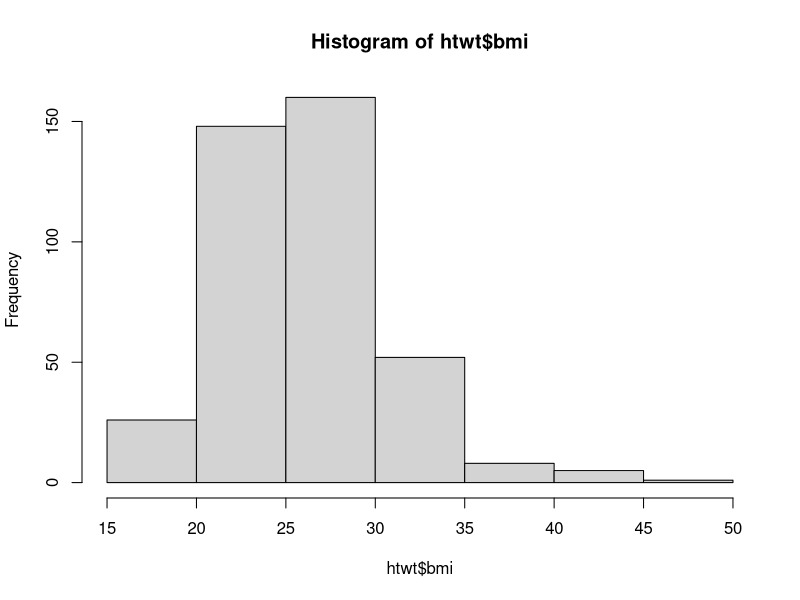
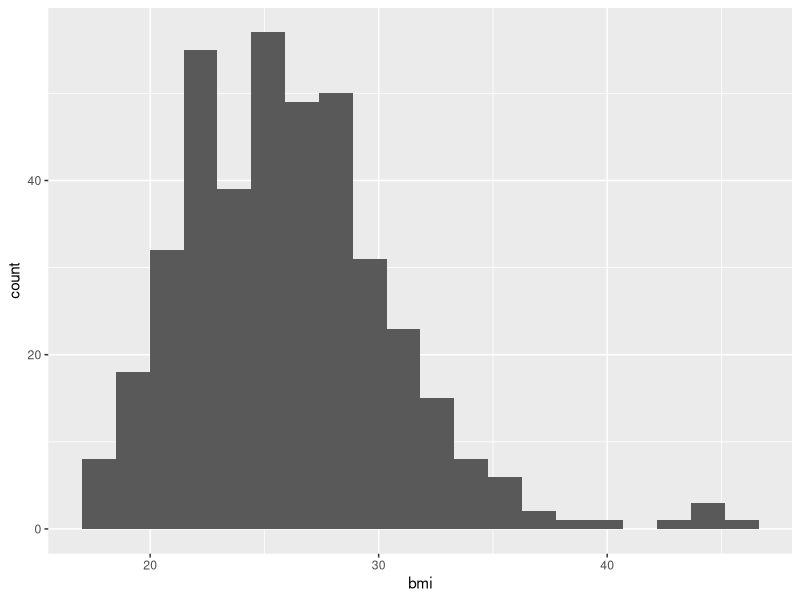

Here is the R script that generated these plots, in order: (Note: this script raises an error after producing the figures.)
## ---- chunk 1
knitr::opts_chunk$set(echo = TRUE)
## ---- chunk 2
pimax <- read.csv('pimax.csv')
## ---- chunk 3
str(pimax)
## ---- chunk 4
summary(pimax)
## ---- chunk 5
median(pimax$pimax)
## ---- chunk 6
with(pimax, median(pimax))
## ---- chunk 7
quantile(pimax$pimax, c(.25, .75))
## ---- chunk 8
mean(pimax$pimax)
## ---- chunk 9
transform(pimax, cummean = cumsum(pimax) / seq_along(pimax))
## ---- chunk 10
with(pimax, cumsum(pimax) / seq_along(pimax))
## ---- chunk 11
sd(pimax$pimax)
## ---- chunk 12
with(pimax,
  sqrt( sum((pimax - mean(pimax))^2) / length(pimax) )
)
## ---- chunk 13
with(pimax, {
  mean <- mean(pimax)
  n <- length(pimax)
  diff <- pimax - mean
  diff2 <- diff^2  # or diff * diff
  variance <- sum(diff2) / n
  sqrt(variance)
})
## ---- chunk 14
htwt <- read.csv('htwt.csv')
## ---- chunk 15
hist(htwt$bmi)
## ---- chunk 16
library(ggplot2)
ggplot(htwt) + aes(x = bmi) +
  geom_histogram(bins = 20)
## ---- chunk 17
plot(density(htwt$bmi), main = 'Distribution of measured BMI values')
plot(density(htwt$bmi, na.rm = TRUE),
     main = 'Distribution of measured BMI values (excluding missing)')
ggplot(htwt) + aes(bmi) + geom_density() +
  ggtitle('Distribution of measured BMI values')
## ---- chunk 18
summary(htwt)
## ---- chunk 19
summary(htwt$bmi)
## ---- chunk 20
mean(htwt$bmi, na.rm = TRUE)
## ---- chunk 21
median(htwt$bmi, na.rm = TRUE)
## ---- chunk 22
quantile(htwt$bmi, c(.25, .75), na.rm = TRUE)
## ---- chunk 23
aggregate(bmi ~ sex, data = htwt, FUN = mean)
aggregate(bmi ~ sex, data = htwt, FUN = median)
## ---- chunk 24
by(htwt$bmi, htwt$sex, FUN = summary)
## ---- chunk 25
with(htwt, by(bmi, sex, median, na.rm = TRUE))
## ---- chunk 26
boxplot(bmi ~ sex, data =  htwt)
## ---- chunk 27
library(ggplot2)
ggplot(htwt) + aes(sex, bmi) + geom_boxplot()
## ---- chunk 28
# Superimposed
ggplot(htwt) +
  aes(bmi, fill = sex) +
  geom_density(alpha = 0.5) + # "alpha" means the opacity
  ggtitle('Distribution of reported BMI, by sex')

# Stacked (harder to interpret)
ggplot(htwt) +
  aes(bmi, fill = sex) +
  geom_histogram(position = 'stack') +
  ggtitle('Distribution of reported BMI, by sex')

# Small multiples
ggplot(htwt) +
  aes(bmi, fill = sex) +
  geom_density(alpha = 0.5) +
  facet_grid(sex ~ .) +
  ggtitle('Distribution of reported BMI, by sex')

# Small multiples (specify `group` else it will try to stack)
ggplot(htwt) +
  aes(bmi, fill = sex, group = sex) +
  geom_histogram() +
  facet_grid(sex ~ .) +
  ggtitle('Distribution of reported BMI, by sex')
## ---- chunk 29
library(dplyr)
summarise(htwt,
          mean = mean(bmi, na.rm = TRUE),
          sd = sd(bmi, na.rm = TRUE))
## ---- chunk 30
htwt %>%
  group_by(sex) %>%
  filter(!is.na(bmi)) %>%
  summarise(mean = mean(bmi),
            sd = sd(bmi))
## ---- chunk 31
htwt %>%
  group_by(sex) %>%
  summarise(mean_height = mean(nurseht, na.rm = T),
            sd_height = sd(nurseht, na.rm = T),
            mean_weight = mean(nursewt, na.rm = T),
            sd_weight = sd(nursewt, na.rm = T))
## ---- chunk 32
htwt %>%
  select(sex, nurseht, nursewt) %>%
  group_by(sex) %>%
  summarise_all(list(mean = mean, sd = sd), na.rm = TRUE)
## ---- chunk 33
htwt %>%
  select(nurseht, nursewt, sex) %>%
  tidyr::pivot_longer(-sex, names_to = 'measure') %>%
  filter(!is.na(value)) %>%
  group_by(measure, sex) %>%
  summarise(mean = mean(value), sd = sd(value))
## ---- chunk 34
library(data.table)
setDT(htwt) # convert from data.frame to data.table
htwt[!is.na(bmi), .(mean = mean(bmi), median = median(bmi), sd = sd(bmi)), by = sex]
## ---- chunk 35
setDT(htwt)
htwt[, .(mean_height = mean(nurseht, na.rm = T),
         sd_height   = sd(nurseht, na.rm = T),
         mean_weight = mean(nursewt, na.rm = T),
         sd_weight   = sd(nursewt, na.rm = T)),
     by = sex]
## ---- chunk 36
variable <- c(nurseht = 'height', nursewt = 'weight') # column labels
htwt[,
     .(variable,
       mean = sapply(.SD, mean, na.rm = TRUE),
       sd = sapply(.SD, sd, na.rm = TRUE)),
     .SDcols = names(variable),
     by = sex]
## ---- chunk 37
mean(htwt$age)
## ---- chunk 38
hist(htwt$age)
ggplot(htwt) + aes(age) + geom_histogram(binwidth = 5)
## ---- chunk 39
qqnorm(htwt$age)
qqline(htwt$age)
## ---- chunk 40
ggplot(htwt) + aes(sample = age) +
  stat_qq() + stat_qq_line()
## ---- chunk 41
htwt %>%
  group_by(sex) %>%
  summarise_at('age', list(Youngest = min, Oldest = max))
## ---- chunk 42
by(htwt$age, htwt$sex, range)
## ---- chunk 43
htwt[, .(youngest = min(age), oldest = max(age)), by = sex]
## ---- chunk 44
mean(htwt$bmirep, na.rm = TRUE)
mean(htwt$bmi, na.rm = TRUE)
## ---- chunk 45
bmidiff <- with(htwt, bmi - bmirep)
## ---- chunk 46
mean(bmidiff, na.rm = TRUE)
sd(bmidiff, na.rm = TRUE)
sum(!is.na(bmidiff))
## ---- chunk 47
ggplot(htwt) +
  aes(sample = nurseht) +
  stat_qq() + stat_qq_line() +
  facet_wrap(~ sex)
## ---- chunk 48
for (subset in split(htwt, htwt$sex)) with(subset, {
  hist(nurseht, main = unique(sex), probability = TRUE)
  curve(dnorm(x, mean(nurseht, na.rm = T), sd(nurseht, na.rm = T)),
        add = TRUE)
})
## ---- chunk 49
library(dplyr)
densities <- htwt %>%
  group_by(sex) %>%
  filter(!is.na(nurseht)) %>%
  summarise(mean = mean(nurseht), sd = sd(nurseht),
            min = min(nurseht), max = max(nurseht),
            nurseht = seq(min, max, length = 100),
            density = dnorm(nurseht, mean, sd))

ggplot(htwt) +
  aes(nurseht, ..density..) +
  geom_histogram() +
  geom_line(aes(y = density), data = densities, colour = 'tomato2') +
  facet_wrap(~sex, nrow = 2, scales = 'free_y')
